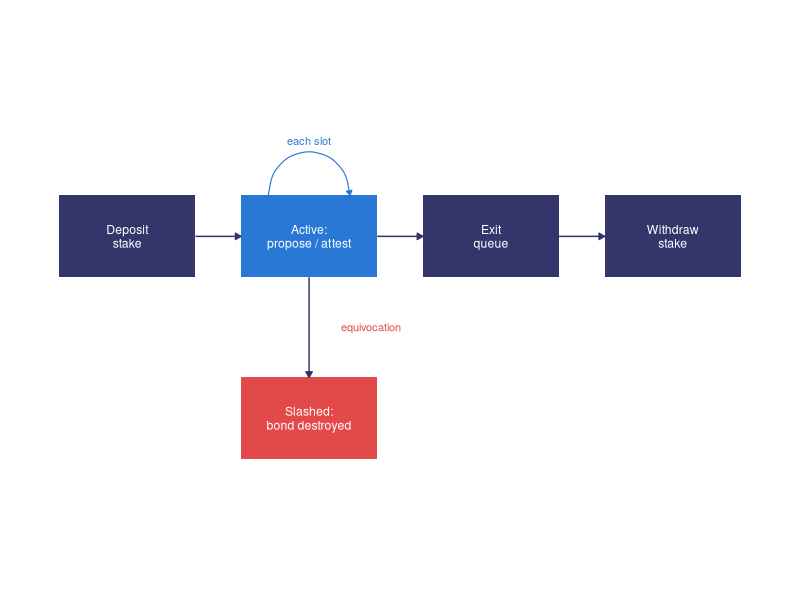
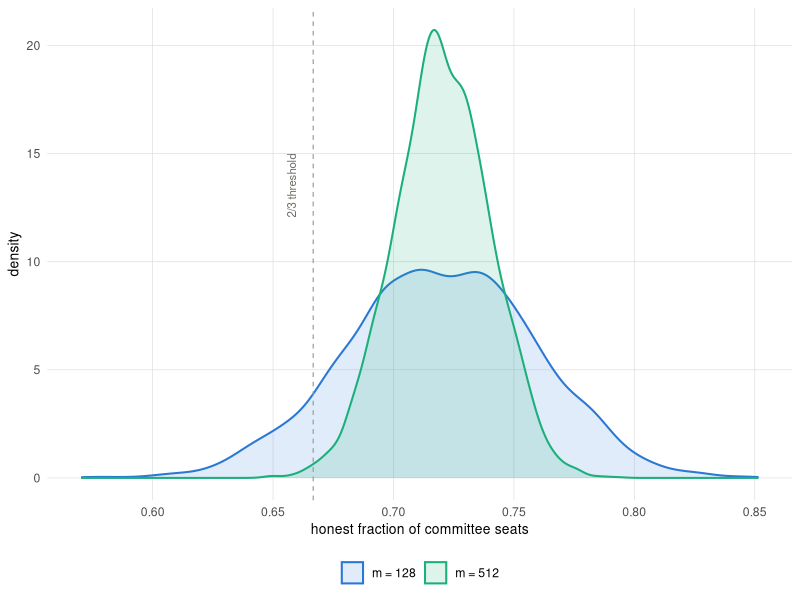
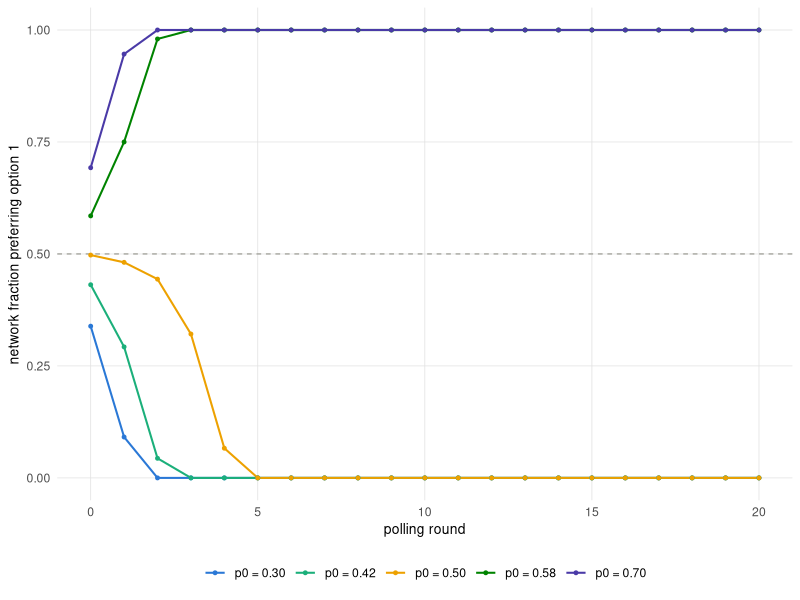
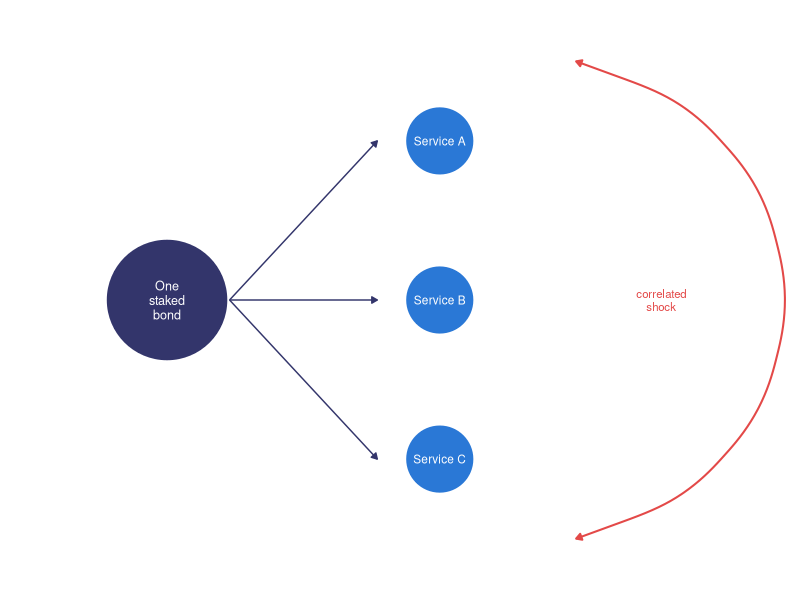
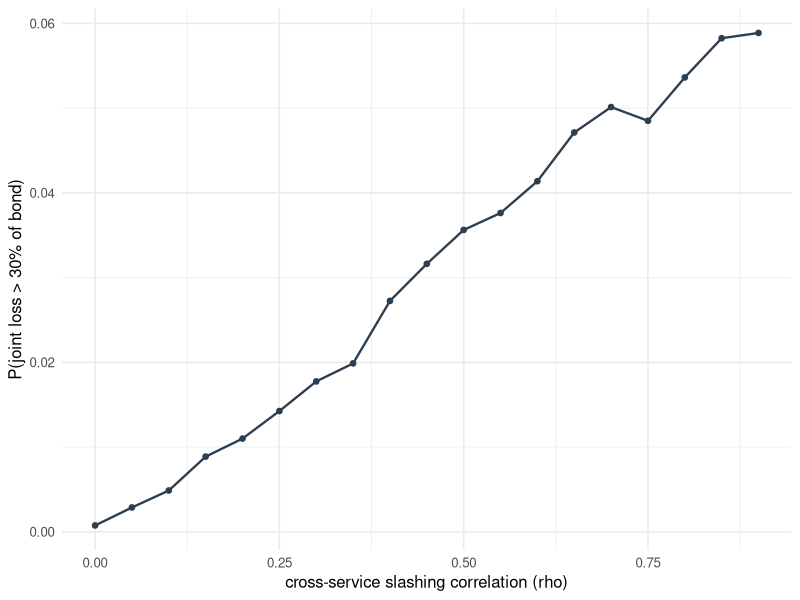

Write the R code that produced these figures, in order.
## ---- chunk 1
#| label: fig-validator-lifecycle
#| fig-cap: 'A validator bond moves from deposit, through the repeated per-slot duty of proposing and attesting, to one of two exits: a voluntary withdrawal, or the involuntary destruction of the bond by slashing when the validator equivocates.'
#| fig-width: 7
#| fig-height: 3.4
library(ggplot2)
library(tibble)

PAL <- c('#2a78d6', '#1baf7a', '#eda100', '#008300',
         '#4a3aa7', '#e34948', '#e87ba4', '#eb6834')
book_theme <- ggplot2::theme_minimal(base_size = 11) +
  ggplot2::theme(
    panel.grid.minor = ggplot2::element_blank(),
    panel.grid.major = ggplot2::element_line(
      linewidth = 0.25, colour = 'grey88'),
    axis.title = ggplot2::element_text(size = 10),
    legend.position = 'bottom'
  )

nodes <- tibble::tribble(
  ~id,        ~x, ~y, ~label,                        ~fill,
  'deposit',  1,  3,  'Deposit\nstake',              '#33356b',
  'active',   3,  3,  'Active:\npropose / attest',   '#2a78d6',
  'exit',     5,  3,  'Exit\nqueue',                 '#33356b',
  'withdraw', 7,  3,  'Withdraw\nstake',             '#33356b',
  'slashed',  3,  1,  'Slashed:\nbond destroyed',    '#e34948'
)
edges <- tibble::tribble(
  ~x,    ~y,   ~xend, ~yend,
  1.75,  3,    2.25,  3,
  3.75,  3,    4.25,  3,
  5.75,  3,    6.25,  3,
  3,     2.55, 3,     1.45
)
ggplot() +
  geom_tile(data = nodes, aes(x, y, fill = fill),
            width = 1.5, height = 0.9, colour = NA) +
  geom_text(data = nodes, aes(x, y, label = label),
            colour = 'white', size = 3.1, lineheight = 0.95) +
  geom_segment(data = edges,
               aes(x = x, y = y, xend = xend, yend = yend),
               arrow = arrow(length = unit(0.16, 'cm'),
                             type = 'closed'),
               colour = '#33356b', linewidth = 0.5) +
  geom_curve(aes(x = 2.55, y = 3.45, xend = 3.45, yend = 3.45),
             curvature = -1.1,
             arrow = arrow(length = unit(0.14, 'cm'),
                           type = 'closed'),
             colour = '#2a78d6', linewidth = 0.4) +
  annotate('text', x = 3, y = 4.05, label = 'each slot',
           colour = '#2a78d6', size = 2.8) +
  annotate('text', x = 3.35, y = 2, label = 'equivocation',
           colour = '#e34948', size = 2.8, hjust = 0) +
  scale_fill_identity() +
  coord_equal(xlim = c(0, 8), ylim = c(0.3, 4.3)) +
  theme_void()
## ---- chunk 2
pow_attack_cost <- function(network_hashrate_ths, hours,
                            rent_per_ths_hour) {
  0.51 * network_hashrate_ths * hours * rent_per_ths_hour
}
pos_attack_cost <- function(total_staked_usd, slash_fraction = 1) {
  0.34 * total_staked_usd * slash_fraction
}

c(pow = pow_attack_cost(4e8, 6, 0.02),
  pos = pos_attack_cost(1e11, 1))
## ---- chunk 3
library(dplyr)
library(tibble)

set.seed(23)
n_validators <- 5000
# SYNTHETIC: heterogeneous stakes, heavy-tailed as on-chain.
stake <- rlnorm(n_validators, meanlog = 0, sdlog = 1)
stake <- stake / sum(stake)

# Label a random set of validators 'honest' holding ~80% of stake.
target_honest <- 0.80
ord <- sample(n_validators)
cum <- cumsum(stake[ord])
is_honest <- logical(n_validators)
is_honest[ord[cum <= target_honest]] <- TRUE
pi_honest <- sum(stake[is_honest])

committee_size <- 400
draw_committee <- function() {
  seats <- sample(n_validators, committee_size,
                  replace = TRUE, prob = stake)
  mean(is_honest[seats])
}

reps <- replicate(3000, draw_committee())
hoeffding_bound <- 2 * exp(-2 * committee_size * 0.10^2)
tibble(
  pop_honest_share = pi_honest,
  mean_committee_honest = mean(reps),
  sd_committee_honest = sd(reps),
  p_committee_below_two_thirds = mean(reps < 2 / 3),
  hoeffding_bound_at_t_0.10 = hoeffding_bound
)
## ---- chunk 4
#| label: fig-committee-concentration
#| fig-cap: 'A larger committee is a tighter estimator of the honest stake share, so the chance of drawing a committee below the two-thirds safety threshold falls sharply as the size grows from 128 to 512 seats. The honest fraction is held near seventy-two percent, close to the threshold, to keep the shrinking unsafe tail visible; under a realistic honest majority it is far smaller.'
#| fig-width: 6
#| fig-height: 3.6
set.seed(512)
n_val <- 5000
# SYNTHETIC: heavy-tailed stakes; honest fraction set near threshold.
stake_c <- rlnorm(n_val, meanlog = 0, sdlog = 1)
stake_c <- stake_c / sum(stake_c)
pi_h <- 0.72
ord_c <- sample(n_val)
cum_c <- cumsum(stake_c[ord_c])
is_h <- logical(n_val)
is_h[ord_c[cum_c <= pi_h]] <- TRUE

draw_share <- function(m) {
  mean(is_h[sample(n_val, m, replace = TRUE, prob = stake_c)])
}
conc <- tibble::tibble(
  share = c(replicate(4000, draw_share(128)),
            replicate(4000, draw_share(512))),
  committee = rep(c('m = 128', 'm = 512'), each = 4000)
)
ggplot(conc, aes(share, colour = committee, fill = committee)) +
  geom_density(alpha = 0.14, linewidth = 0.7) +
  geom_vline(xintercept = 2 / 3, linetype = 'dashed',
             colour = '#9a9a92', linewidth = 0.4) +
  annotate('text', x = 2 / 3 - 0.006, y = 15,
           label = '2/3 threshold', colour = '#6f6f68',
           size = 2.9, hjust = 1, vjust = -0.3, angle = 90) +
  scale_colour_manual(values = PAL[1:2]) +
  scale_fill_manual(values = PAL[1:2]) +
  labs(x = 'honest fraction of committee seats',
       y = 'density', colour = NULL, fill = NULL) +
  book_theme
## ---- chunk 5
#| label: fig-avalanche-metastable
#| fig-cap: 'SYNTHETIC. Several repeated-subsampling trajectories of the network fraction preferring one option, over polling rounds, on a small peer network. Preferences starting below the one-half tipping fraction die out toward zero, while those above it sweep to near-unanimity, the two metastable absorbing states. The same threshold behavior is the epidemic threshold of infectious-disease models in another costume.'
#| fig-width: 6
#| fig-height: 3.6
library(ggplot2)
library(tibble)

PAL <- c('#2a78d6', '#1baf7a', '#eda100', '#008300',
         '#4a3aa7', '#e34948', '#e87ba4', '#eb6834')
book_theme <- ggplot2::theme_minimal(base_size = 11) +
  ggplot2::theme(
    panel.grid.minor = ggplot2::element_blank(),
    panel.grid.major = ggplot2::element_line(
      linewidth = 0.25, colour = 'grey88'),
    axis.title = ggplot2::element_text(size = 10),
    legend.position = 'bottom'
  )

set.seed(206)
# SYNTHETIC: repeated-subsampling reinforcement on a peer network.
n_nodes <- 800
sample_k <- 15
n_rounds <- 20
starts <- c(0.30, 0.42, 0.50, 0.58, 0.70)

run_trajectory <- function(p0) {
  pref <- as.integer(runif(n_nodes) < p0)
  frac <- numeric(n_rounds + 1)
  frac[1] <- mean(pref)
  for (r in seq_len(n_rounds)) {
    new_pref <- pref
    for (i in seq_len(n_nodes)) {
      peers <- sample.int(n_nodes, sample_k, replace = TRUE)
      new_pref[i] <- as.integer(mean(pref[peers]) > 0.5)
    }
    pref <- new_pref
    frac[r + 1] <- mean(pref)
  }
  frac
}

traj <- lapply(starts, run_trajectory)
df <- do.call(rbind, lapply(seq_along(starts), function(j) {
  tibble::tibble(
    round = 0:n_rounds,
    frac = traj[[j]],
    start = sprintf('p0 = %.2f', starts[j])
  )
}))

ggplot(df, aes(round, frac, colour = start)) +
  geom_hline(yintercept = 0.5, linetype = 'dashed',
             colour = '#9a9a92', linewidth = 0.4) +
  geom_line(linewidth = 0.7) +
  geom_point(size = 1.0) +
  scale_colour_manual(values = PAL[seq_along(starts)]) +
  labs(x = 'polling round',
       y = 'network fraction preferring option 1',
       colour = NULL) +
  book_theme
## ---- chunk 6
#| label: fig-restaking-rehypothecation
#| fig-cap: 'Restaking rehypothecates one bonded pool to secure several services at once, so a single correlated shock can slash the same capital from several directions together. It is the situation of a reinsurer: one reserve written against many liabilities that may fail together.'
#| fig-width: 6.2
#| fig-height: 4
pool <- tibble::tibble(x = 0, y = 0, label = 'One\nstaked\nbond')
svc <- tibble::tibble(
  x = c(2.4, 2.4, 2.4),
  y = c(1.4, 0, -1.4),
  label = c('Service A', 'Service B', 'Service C')
)
spokes <- tibble::tibble(
  x = 0.55, y = 0,
  xend = svc$x - 0.55, yend = svc$y
)
ggplot() +
  geom_segment(data = spokes,
               aes(x = x, y = y, xend = xend, yend = yend),
               arrow = arrow(length = unit(0.16, 'cm'),
                             type = 'closed'),
               colour = '#33356b', linewidth = 0.5) +
  annotate('curve', x = 3.6, y = 2.1, xend = 3.6, yend = -2.1,
           curvature = -0.9, colour = '#e34948', linewidth = 0.7,
           arrow = arrow(length = unit(0.16, 'cm'),
                         ends = 'both', type = 'closed')) +
  annotate('text', x = 4.35, y = 0, label = 'correlated\nshock',
           colour = '#e34948', size = 2.9, lineheight = 0.95) +
  geom_point(data = svc, aes(x, y), size = 22, shape = 21,
             fill = '#2a78d6', colour = '#2a78d6') +
  geom_text(data = svc, aes(x, y, label = label),
            colour = 'white', size = 3.0) +
  geom_point(data = pool, aes(x, y), size = 40, shape = 21,
             fill = '#33356b', colour = '#33356b') +
  geom_text(data = pool, aes(x, y, label = label),
            colour = 'white', size = 3.2, lineheight = 0.95) +
  coord_equal(xlim = c(-1.1, 5.2), ylim = c(-2.4, 2.4)) +
  theme_void()
## ---- chunk 7
library(tibble)

# Cholesky-based correlated normal draws, so no MASS dependency.
rmvn <- function(n, Sigma) {
  matrix(rnorm(n * ncol(Sigma)), n) %*% chol(Sigma)
}

set.seed(9)
simulate_restaking_loss <- function(n_services = 10, rho = 0.0,
                                    p_slash = 0.05, sims = 5000) {
  Sigma <- matrix(rho, n_services, n_services)
  diag(Sigma) <- 1
  z <- rmvn(sims, Sigma)
  thresh <- qnorm(p_slash)
  slashed <- z < thresh
  rowSums(slashed) / n_services
}

loss_indep <- simulate_restaking_loss(rho = 0.0)
loss_corr  <- simulate_restaking_loss(rho = 0.7)
tibble(
  scenario = c('independent', 'correlated (rho=0.7)'),
  mean_loss = c(mean(loss_indep), mean(loss_corr)),
  p_loss_over_30pct = c(mean(loss_indep > 0.3), mean(loss_corr > 0.3))
)
## ---- chunk 8
#| label: fig-restaking-rho
#| fig-cap: "SYNTHETIC. Probability that restaking's joint slashing loss exceeds thirty percent of the bond, as the cross-service slashing correlation rises, at a fixed marginal slashing probability of 0.05. Because the marginal is held fixed, the mean loss is unchanged along the curve; only the tail moves. A multi-site trial exhibits the same shape when a shared frailty couples site-level dropout: the marginal dropout rate is unmoved, but the variance of any aggregate estimate thickens with correlation."
library(ggplot2)

set.seed(94)
rho_grid <- seq(0, 0.9, by = 0.05)
p_tail <- vapply(rho_grid, function(r) {
  mean(simulate_restaking_loss(rho = r, sims = 8000) > 0.3)
}, numeric(1))
tail_curve <- tibble::tibble(rho = rho_grid, p_tail = p_tail)

ggplot(tail_curve, aes(rho, p_tail)) +
  geom_line(linewidth = 0.8, colour = '#2c3e50') +
  geom_point(size = 1.6, colour = '#2c3e50') +
  labs(x = 'cross-service slashing correlation (rho)',
       y = 'P(joint loss > 30% of bond)') +
  theme_minimal(base_size = 12)
